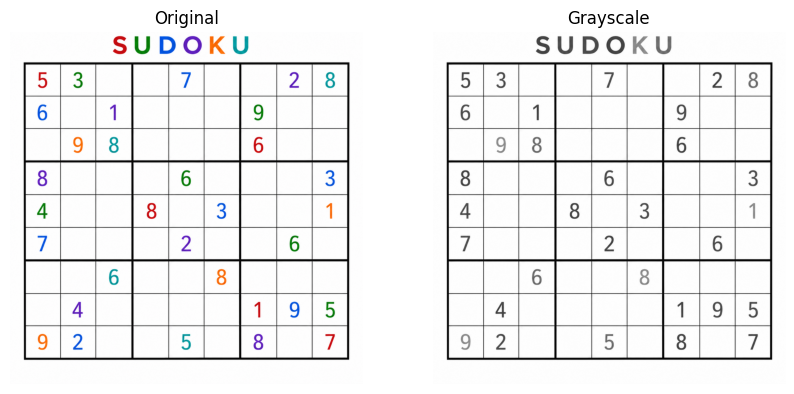
#> input picture document/Sudoku-cv-project/images/Pasted image 20260711214038.png, 794 x 394 px, given in place of b1.3-output.png, which was not available
$ jupyter execute --allow-errors test_phase1_phase2_integration_final.ipynb   (shell and % lines are left out)   (text cells are left out)
#> lines starting #> are read from the running program, lines starting #| are printed output that depends on the picture; after the words box and inside, x2 and y2 are one past the last pixel; in counts of white or black regions, pixels touching at a corner belong together; pictures that were not available may be replaced by others from this repository, and a replacement may not be noted
#> further down, img is the input picture: shape (394, 794, 3); mean B, G, R 238.7, 238.4, 238.4
[cell 1]
username = "yektasharifpour"
token = "********"
repo = "sudoku-cv-project"

%cd sudoku-cv-project

[cell 2]
import cv2
import numpy as np
import torch
import torch.nn as nn
import torch.nn.functional as F
import matplotlib.pyplot as plt
import glob

def order_corners(pts):
    pts = pts.reshape(4, 2)
    ordered = np.zeros((4, 2), dtype="float32")
    s = pts.sum(axis=1)
    ordered[0] = pts[np.argmin(s)]
    ordered[2] = pts[np.argmax(s)]
    diff = np.diff(pts, axis=1)
    ordered[1] = pts[np.argmin(diff)]
    ordered[3] = pts[np.argmax(diff)]
    return ordered

def clean_cell(cell, margin_ratio=0.18):
    h, w = cell.shape
    m = int(h * margin_ratio)
    cropped = cell[m:h-m, m:w-m]
    blurred = cv2.GaussianBlur(cropped, (3, 3), 0)
    denoised = cv2.medianBlur(blurred, 5)
    kernel = np.ones((2, 2), np.uint8)
    cleaned = cv2.morphologyEx(denoised, cv2.MORPH_OPEN, kernel)
    return cleaned

def extract_cells(image_path, epsilon_values=(0.02, 0.04, 0.05, 0.06)):
#> called with epsilon_values = (0.02, 0.04, 0.05, 0.06)
    image = cv2.imread(image_path)
    gray = cv2.cvtColor(image, cv2.COLOR_BGR2GRAY)
    blurred = cv2.GaussianBlur(gray, (5, 5), 0)
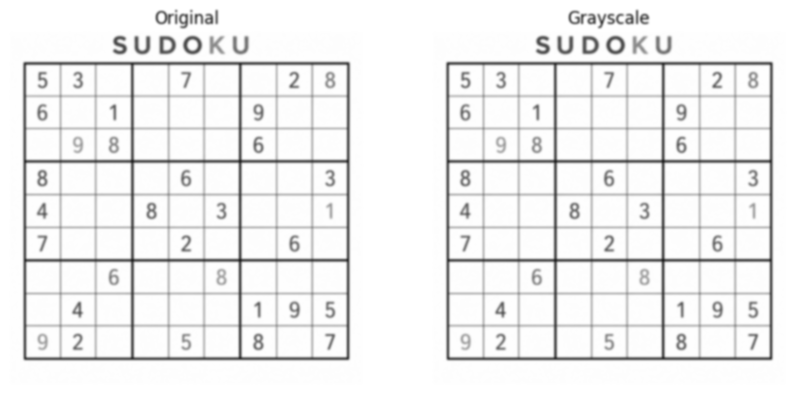
#> blurred: shape (394, 794); min 36, max 255, mean 238.4
    thresh = cv2.adaptiveThreshold(blurred, 255, cv2.ADAPTIVE_THRESH_GAUSSIAN_C, cv2.THRESH_BINARY_INV, 11, 2)
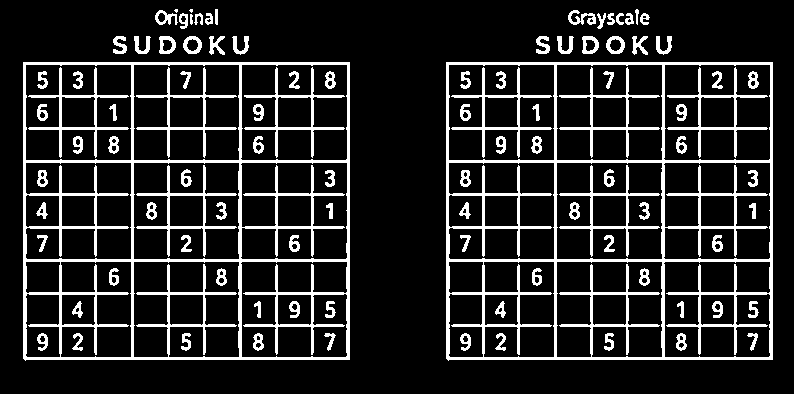
#> thresh: shape (394, 794); 14.3% white; 101 white regions (2 under 20 px)
    contours, _ = cv2.findContours(thresh, cv2.RETR_EXTERNAL, cv2.CHAIN_APPROX_SIMPLE)
#> contours = 29 contours, 3 with area under 20; largest, box (x1, y1, x2, y2) and area: (446, 62, 773, 361) 96822, (23, 62, 350, 361) 96822, (606, 36, 625, 54) 250, (183, 36, 202, 54) 250, (582, 36, 599, 54) 232
    largest_contour = max(contours, key=cv2.contourArea)
#> largest_contour = [[446, 62], [446, 358], [448, 360], [449, 359], [772, 359], [772, 62]]
    perimeter = cv2.arcLength(largest_contour, True)
#> perimeter = 1246.2
    approx = None
    for eps in epsilon_values:
        candidate = cv2.approxPolyDP(largest_contour, eps * perimeter, True)
        if len(candidate) == 4:
            approx = candidate
            break
#> this loop made 1 pass
#> approx on pass 1: [[446, 62], [448, 360], [772, 359], [772, 62]]
    if approx is None:
        raise ValueError("Could not find 4 corners")
    corners = order_corners(approx)
#> in order_corners, `pts = pts.reshape(4, 2)`: pts = [[446, 62], [448, 360], [772, 359], [772, 62]]
#> in order_corners, `s = pts.sum(axis=1)`: s = [508, 808, 1131, 834]
#> in order_corners, `diff = np.diff(pts, axis=1)`: diff = [-384, -88, -413, -710]
#> corners = [[446, 62], [772, 62], [772, 359], [448, 360]]
    side = 900
    dst = np.array([[0,0],[side-1,0],[side-1,side-1],[0,side-1]], dtype="float32")
    transform_matrix = cv2.getPerspectiveTransform(corners, dst)
#> transform_matrix = [[2.73, -0.0183, -1217.5], [0, 2.98, -184.8], [-1.03e-05, -2.04e-05, 1]]
    warped_thresh = cv2.warpPerspective(thresh, transform_matrix, (side, side))
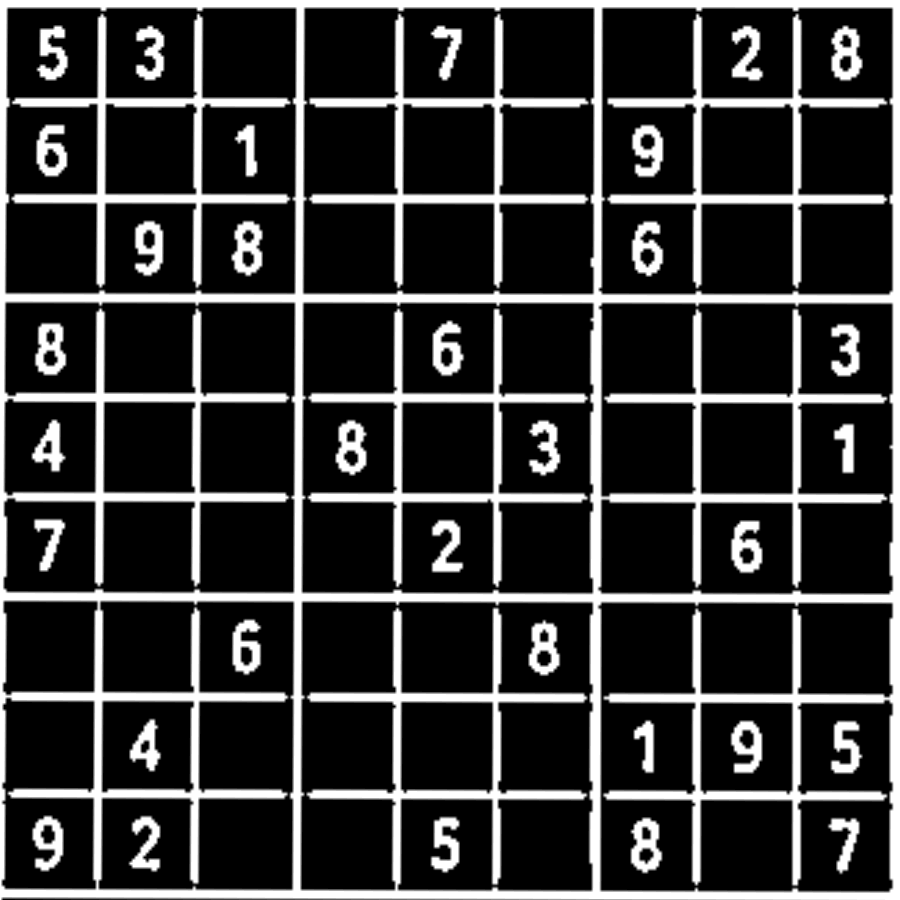
#> warped_thresh: shape (900, 900); min 0, max 255, mean 53.2
    cell_size = side // 9
    cells = []
    for row in range(9):
        for col in range(9):
            y1, y2 = row*cell_size, (row+1)*cell_size
            x1, x2 = col*cell_size, (col+1)*cell_size
            cells.append(clean_cell(warped_thresh[y1:y2, x1:x2]))
#> this loop made 9 passes
#> pass 1, in clean_cell, `cropped = cell[m:h-m, m:w-m]`:
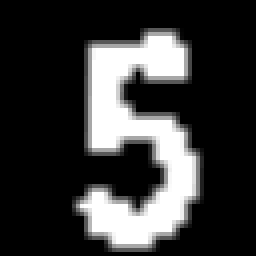
#> cropped: shape (64, 64) (shown 4 times larger); min 0, max 255, mean 55.5
#> pass 1, in clean_cell, `blurred = cv2.GaussianBlur(cropped, (3, 3), 0)`:
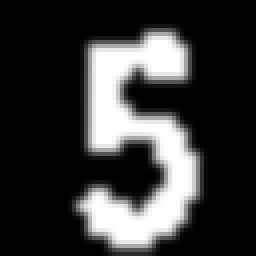
#> blurred: shape (64, 64) (shown 4 times larger); min 0, max 255, mean 55.6
#> pass 1, in clean_cell, `denoised = cv2.medianBlur(blurred, 5)`:
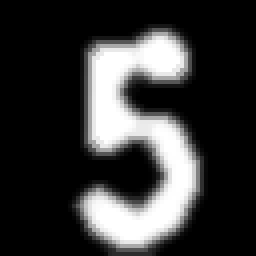
#> denoised: shape (64, 64) (shown 4 times larger); min 0, max 255, mean 55
#> pass 1, in clean_cell, `cleaned = cv2.morphologyEx(denoised, cv2.MORPH_OPEN, kernel)`:
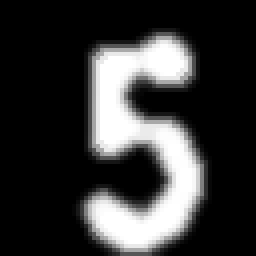
#> cleaned: shape (64, 64) (shown 4 times larger); min 0, max 255, mean 54.9
#> after the loop, cells = 81 items
    return cells

[cell 3]
class DigitClassifier(nn.Module):
    def __init__(self, num_classes=10):
        super().__init__()
        self.conv1 = nn.Conv2d(1, 16, kernel_size=3, padding=1)
        self.conv2 = nn.Conv2d(16, 32, kernel_size=3, padding=1)
        self.pool = nn.MaxPool2d(2, 2)
        self.fc1 = nn.Linear(32 * 7 * 7, 128)
        self.dropout = nn.Dropout(0.3)
        self.fc2 = nn.Linear(128, num_classes)
    def forward(self, x):
        x = self.pool(F.relu(self.conv1(x)))
        x = self.pool(F.relu(self.conv2(x)))
        x = x.view(x.size(0), -1)
        x = F.relu(self.fc1(x))
        x = self.dropout(x)
        x = self.fc2(x)
        return x

#> (the rest of this cell did not finish here and is left out)

[cell 4]
class DigitClassifierV2(nn.Module):
    def __init__(self, num_classes=10):
        super().__init__()
        self.conv1 = nn.Conv2d(1, 32, kernel_size=3, padding=1)
        self.bn1 = nn.BatchNorm2d(32)
        self.conv2 = nn.Conv2d(32, 64, kernel_size=3, padding=1)
        self.bn2 = nn.BatchNorm2d(64)
        self.conv3 = nn.Conv2d(64, 128, kernel_size=3, padding=1)
        self.bn3 = nn.BatchNorm2d(128)
        self.pool = nn.MaxPool2d(2, 2)
        self.fc1 = nn.Linear(128 * 3 * 3, 256)
        self.dropout = nn.Dropout(0.4)
        self.fc2 = nn.Linear(256, num_classes)
    def forward(self, x):
        x = self.pool(F.relu(self.bn1(self.conv1(x))))
        x = self.pool(F.relu(self.bn2(self.conv2(x))))
        x = self.pool(F.relu(self.bn3(self.conv3(x))))
        x = x.view(x.size(0), -1)
        x = F.relu(self.fc1(x))
        x = self.dropout(x)
        x = self.fc2(x)
        return x

#> (the rest of this cell did not finish here and is left out)

#> (a cell that did not finish here is left out)
